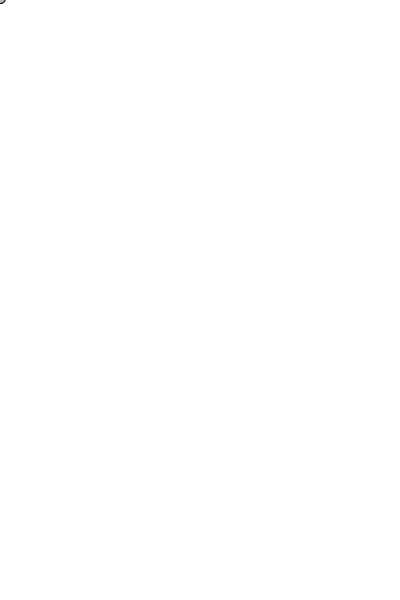
Frame 1 (no input)
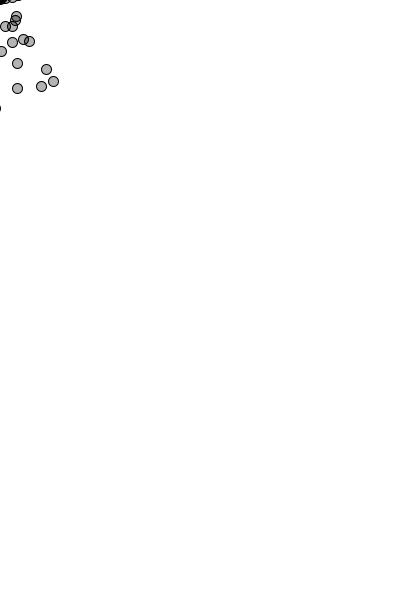
Frame 60 (the mouse pressed at the canvas centre just before this capture)
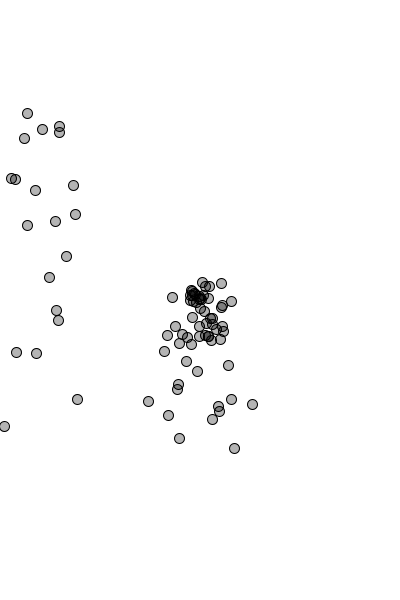
Frame 120 (the mouse held since frame 60 and released just before this capture)

The Processing sketch that drew these frames (run headless with seeded random() and noise(); from frame 60 on, the mouse is pressed at the canvas centre):

// Processing sketch: processing_95736
// ── processing_95736.pde

ArrayList particles;

void setup(){
  size(400, 600);
  particles = new ArrayList();
  smooth();
}

void draw(){
  particles.add(new Particle());
  background(255);
  for(int i=0; i < particles.size(); i++){
    Particle p = (Particle) particles.get(i);
    p.run();
    p.gravity();
    p.display();
  }
  if(particles.size()>100){
    particles.remove(0);
  }

    println(particles.size());
}

void mousePressed(){
  
  particles.add(new Particle());
}

class Particle{
  float x;
  float y;
  float xspeed;
  float yspeed;

  Boolean gone;
  
  Particle(){
    x= mouseX;
    y= mouseY;
    xspeed= random(-1, 1);
    yspeed= random(-2, 0);
    gone = false;
  }
    
    void run(){
      x = x+xspeed;
      y = y+yspeed;
    }
    
    void gravity(){
      yspeed += 0.1;
    }
    
    void display(){
      stroke(0);
      fill(0, 75);
      ellipse(x, y, 10, 10);
    }
  
    
}
